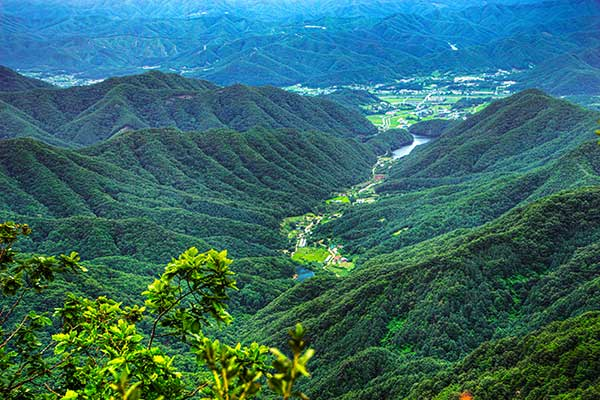
#> input picture messi5.jpg, 600 x 400 px
$ jupyter execute --allow-errors chap143.ipynb
#> lines starting #> are read from the running program, lines starting #| are printed output that depends on the picture
Geometric Transformations of Images

[cell 1]
import cv2
import numpy as np
from matplotlib import pyplot as plt

[cell 2]
img = cv2.imread('opencv_logo.png')
#> (the rest of this cell did not finish here and is left out)

[cell 3]
cv2.namedWindow('res1')
cv2.namedWindow('res2')
cv2.namedWindow('res3')
#> (the rest of this cell did not finish here and is left out)

Translation

[cell 4]
img = cv2.imread('opencv_logo.png', 0)
M = np.float32([[1,0,100],[0,1,0]])
#> (the rest of this cell did not finish here and is left out)

Rotation

[cell 5]
img = cv2.imread('messi5.jpg',0)
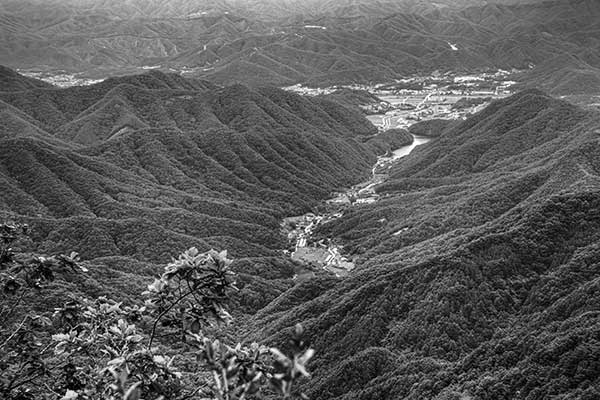
#> img: shape (400, 600); min 0, max 255, mean 90.1
rows,cols = img.shape
#> rows = 400; cols = 600
M = cv2.getRotationMatrix2D((cols/2,rows/2),90,1)
dst = cv2.warpAffine(img,M,(cols,rows))
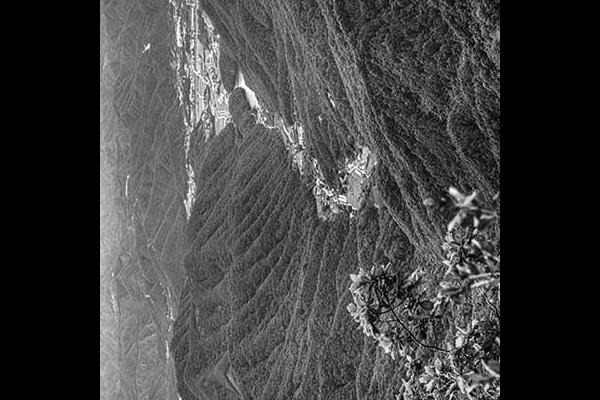
#> dst: shape (400, 600); min 0, max 255, mean 63.4
cv2.imshow('img',img)
cv2.imshow('dst',dst)
cv2.waitKey(0)
cv2.destroyAllWindows()
